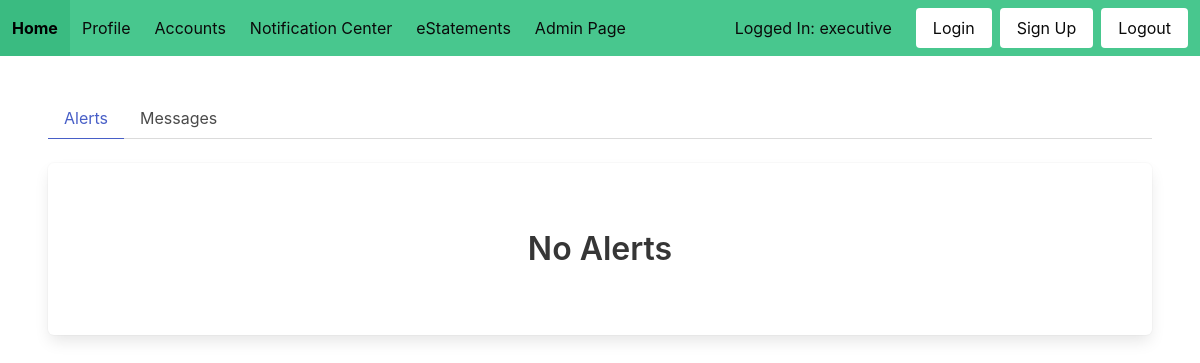
/alerts/ (signed in), run on an earlier commit of the app's database.
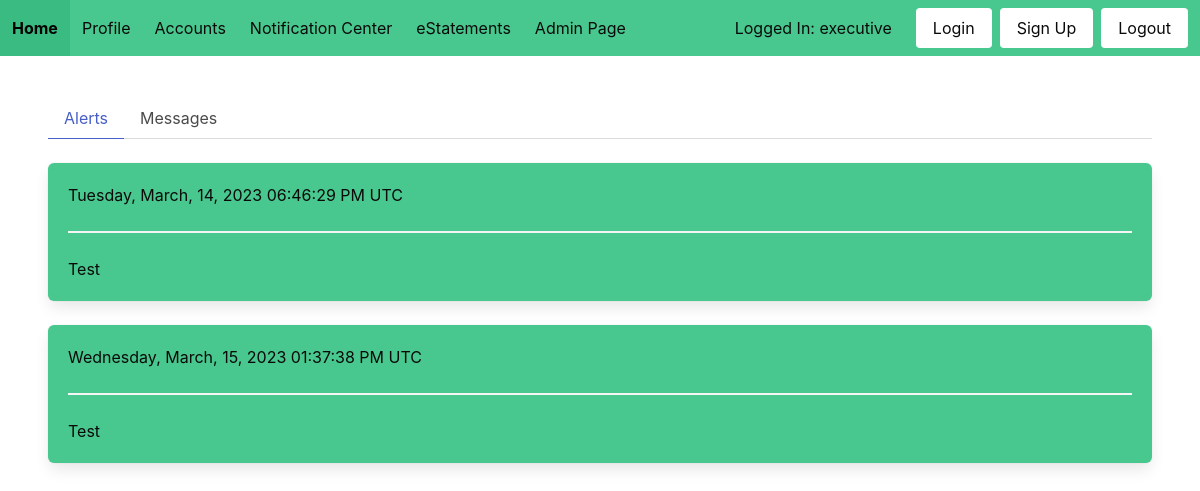
And on a later commit of the database.
### website/models.py (models this page shows)
class Alerts(db.Model):
    id = db.Column(db.Integer, primary_key=True)
    date = db.Column(db.DateTime, server_default=func.now())
    content = db.Column(db.String(5000))

### website/main/routes.py (the view)
@main.route('/alerts/')
@login_required
def alerts():
    alerts = get_alerts()
    return render_template('alerts.html', alerts=alerts)

### website/models.py (called while the page is built)
@login_manager.user_loader
def load_user(id):
    return User.query.get(int(id))

### website/utils/format.py (called while the page is built)
def format_date_1(dt: datetime):
    weekday_map = {0: 'Monday', 1: 'Tuesday', 2: 'Wednesday', 3: 'Thursday',
                   4: 'Friday', 5: 'Saturday', 6: 'Sunday'}
    month_map = {1: 'January', 2: 'February', 3: 'March', 4: 'April', 5: 'May',
                 6: 'June', 7: 'July', 8: 'August', 9: 'September',
                 10: 'October', 11: 'November', 12: 'December'}
    weekday = weekday_map[dt.weekday()]
    month = month_map[dt.month]
    hour = dt.hour
    period = 'AM'
    if dt.hour >= 12:
        period = 'PM'
    if dt.hour >= 13:
        hour -= 12
    elif dt.hour < 1:
        hour += 12
    time_str = f'{hour:02}:{dt.minute:02}:{dt.second:02} {period}'
    return f'{weekday}, {month}, {dt.day:02}, {dt.year} {time_str} UTC'

### website/utils/utils.py (called while the page is built)
def get_alerts():
    alerts = Alerts.query.all()
    res = []
    for alert in alerts:
        formatted = {}
        formatted['date'] = format_date_1(alert.date)
        formatted['content'] = alert.content
        res.append(formatted)
    return res

### website/templates/alerts.html (shortened to what this page needs)
{% extends "base.html" %}
{% block content %}
<div class="tabs">
    <ul>
        <li class="is-active"><a href="{{ url_for('main.alerts') }}">Alerts</a></li>
        <li><a href="{{ url_for('main.messages') }}">Messages</a></li>
    </ul>
</div>
{% if not alerts %}
<div class="box has-text-centered">
    <section class="hero">
        <div class="hero-body">
            <p class="title">No Alerts</p>
        </div>
    </section>
</div>
{% endif %}
{% for alert in alerts %}
<div class="box has-background-success has-text-black">
    <p>{{ alert['date'] }}</p>
    <hr>
    <p>{{ alert['content'] }}</p>
</div>
{% endfor %}
{% endblock %}

### website/templates/base.html (shortened to what this page needs)
<!DOCTYPE html>
<html>
<head>
    <link rel="stylesheet" href="https://cdnjs.cloudflare.com/ajax/libs/bulma/0.7.2/css/bulma.min.css" />
</head>
<body>
    <nav class="navbar is-success is-fixed-top">
        <div class="navbar-brand is-success">
            <a class="navbar-item has-text-black is-success" href="{{ url_for('main.home') }}">
                <strong>Home</strong>
            </a>
        </div>
        <div class="navbar-menu has-background-success" id="nav-links">
            <div class="navbar-start">
                <a href="{{ url_for('main.profile') }}" class="navbar-item has-text-black">Profile</a>
                <div class="navbar-item has-dropdown is-hoverable">
                    <a class="navbar-link has-text-black is-arrowless">Accounts</a>
                </div>
                <a href="{{ url_for('main.alerts') }}" class="navbar-item has-text-black">Notification Center</a>
                <a href="{{ url_for('main.view_eStatements') }}" class="navbar-item has-text-black">eStatements</a>
                {% if current_user.id == 1 %}
                <a href="{{ url_for('admin.bank_settings') }}" class="navbar-item has-text-black">Admin Page</a>
                {% endif %}
            </div>
            <div class="navbar-end is-success">
                {% if current_user.is_authenticated %}
                <p class="navbar-item has-text-black">Logged In: {{ current_user.username }}</p>
                {% endif %}
                <div class="navbar-item">
                    <div class="buttons">
                        <a href="{{ url_for('auth.login') }}" class="button is-white">Login</a>
                        <a href="{{ url_for('auth.signup') }}" class="button is-white">Sign Up</a>
                        <a href="{{ url_for('auth.logout') }}" class="button is-white">Logout</a>
                    </div>
                </div>
            </div>
        </div>
    </nav>
    <div class="hero-body has-text-black">
        {% block content %}
        {% endblock %}
    </div>
</body>
</html>

What changed in the data, as far as the page shows it:
added Alerts: date "Tuesday, March, 14, 2023 06:46:29 PM UTC", content "Test"
added Alerts: date "Wednesday, March, 15, 2023 01:37:38 PM UTC", content "Test"
Also different on the page:
text no longer shown: "No Alerts"
